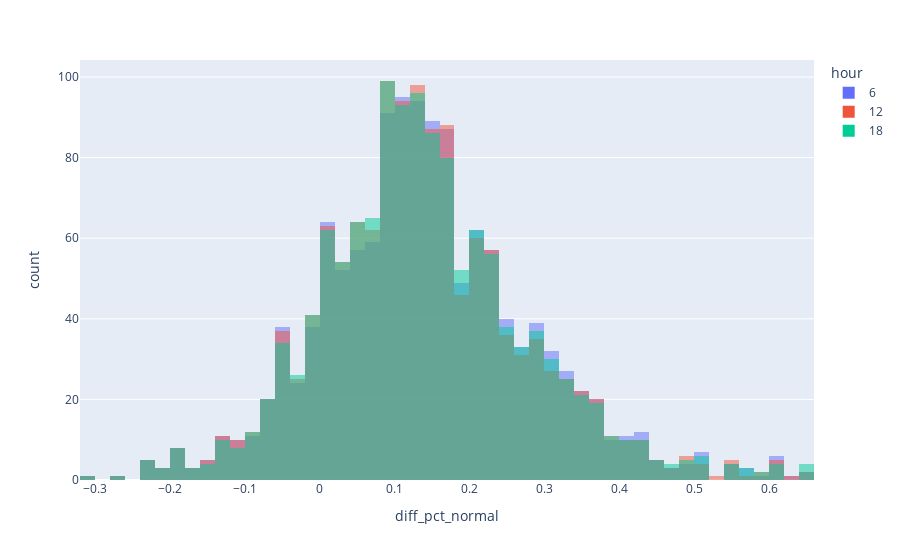

This figure's notebook cell:
### Markdown cell above
### Histograma (normal)

### Code cell
px.histogram(df_dist, x='diff_pct_normal', color='hour', barmode='overlay', opacity=.5)

### Figure 1 — Plotly figure (JSON) as saved in the notebook; plotly's stock layout.template omitted (floating-point values rounded to 4 significant figures; data arrays with more than 128 entries replaced by an {"elided": "..."} marker saying what was removed)
{"data": [{"alignmentgroup": "True", "bingroup": "x", "hovertemplate": "hour=6<br>diff_pct_normal=%{x}<br>count=%{y}<extra></extra>", "legendgroup": "6", "marker": {"color": "#636efa", "opacity": 0.5, "pattern": {"shape": ""}}, "name": "6", "offsetgroup": "6", "orientation": "v", "showlegend": true, "type": "histogram", "x": {"elided": "1316 float values"}, "xaxis": "x", "yaxis": "y"}, {"alignmentgroup": "True", "bingroup": "x", "hovertemplate": "hour=12<br>diff_pct_normal=%{x}<br>count=%{y}<extra></extra>", "legendgroup": "12", "marker": {"color": "#EF553B", "opacity": 0.5, "pattern": {"shape": ""}}, "name": "12", "offsetgroup": "12", "orientation": "v", "showlegend": true, "type": "histogram", "x": {"elided": "1316 float values"}, "xaxis": "x", "yaxis": "y"}, {"alignmentgroup": "True", "bingroup": "x", "hovertemplate": "hour=18<br>diff_pct_normal=%{x}<br>count=%{y}<extra></extra>", "legendgroup": "18", "marker": {"color": "#00cc96", "opacity": 0.5, "pattern": {"shape": ""}}, "name": "18", "offsetgroup": "18", "orientation": "v", "showlegend": true, "type": "histogram", "x": {"elided": "1316 float values"}, "xaxis": "x", "yaxis": "y"}], "layout": {"barmode": "overlay", "legend": {"title": {"text": "hour"}, "tracegroupgap": 0}, "margin": {"t": 60}, "xaxis": {"anchor": "y", "domain": [0, 1], "title": {"text": "diff_pct_normal"}}, "yaxis": {"anchor": "x", "domain": [0, 1], "title": {"text": "count"}}}}
